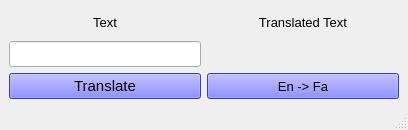
<?xml version="1.0" encoding="UTF-8"?>
<ui version="4.0">
 <class>MainWindow</class>
 <widget class="QMainWindow" name="MainWindow">
  <property name="geometry">
   <rect>
    <x>0</x>
    <y>0</y>
    <width>408</width>
    <height>130</height>
   </rect>
  </property>
  <property name="windowTitle">
   <string>Translator</string>
  </property>
  <property name="windowIcon">
   <iconset>
    <normaloff>translator.jpg</normaloff>translator.jpg</iconset>
  </property>
  <widget class="QWidget" name="centralwidget">
   <layout class="QGridLayout" name="gridLayout_2">
    <item row="0" column="0">
     <layout class="QGridLayout" name="gridLayout">
      <property name="spacing">
       <number>6</number>
      </property>
      <item row="1" column="0">
       <widget class="QLineEdit" name="srcText">
        <property name="sizePolicy">
         <sizepolicy hsizetype="Preferred" vsizetype="Preferred">
          <horstretch>0</horstretch>
          <verstretch>0</verstretch>
         </sizepolicy>
        </property>
        <property name="font">
         <font>
          <pointsize>10</pointsize>
         </font>
        </property>
       </widget>
      </item>
      <item row="0" column="1">
       <widget class="QLabel" name="label_2">
        <property name="font">
         <font>
          <family>Arial</family>
          <pointsize>10</pointsize>
         </font>
        </property>
        <property name="text">
         <string>Translated Text</string>
        </property>
        <property name="alignment">
         <set>Qt::AlignCenter</set>
        </property>
       </widget>
      </item>
      <item row="0" column="0">
       <widget class="QLabel" name="label">
        <property name="font">
         <font>
          <family>Arial</family>
          <pointsize>10</pointsize>
         </font>
        </property>
        <property name="text">
         <string>Text</string>
        </property>
        <property name="alignment">
         <set>Qt::AlignCenter</set>
        </property>
       </widget>
      </item>
      <item row="2" column="1">
       <widget class="QPushButton" name="lang_btn">
        <property name="sizePolicy">
         <sizepolicy hsizetype="Preferred" vsizetype="Preferred">
          <horstretch>0</horstretch>
          <verstretch>0</verstretch>
         </sizepolicy>
        </property>
        <property name="font">
         <font>
          <pointsize>10</pointsize>
          <italic>false</italic>
          <bold>false</bold>
         </font>
        </property>
        <property name="styleSheet">
         <string notr="true">background-color: rgb(85, 85, 255);
</string>
        </property>
        <property name="text">
         <string>En -&gt; Fa</string>
        </property>
       </widget>
      </item>
      <item row="1" column="1">
       <widget class="QLabel" name="destText">
        <property name="text">
         <string/>
        </property>
        <property name="alignment">
         <set>Qt::AlignCenter</set>
        </property>
       </widget>
      </item>
      <item row="2" column="0">
       <widget class="QPushButton" name="translate_btn">
        <property name="sizePolicy">
         <sizepolicy hsizetype="Minimum" vsizetype="Minimum">
          <horstretch>0</horstretch>
          <verstretch>0</verstretch>
         </sizepolicy>
        </property>
        <property name="font">
         <font>
          <family>Arial</family>
          <pointsize>11</pointsize>
         </font>
        </property>
        <property name="styleSheet">
         <string notr="true">QPushButton{
	background-color: rgb(85, 85, 255);
}</string>
        </property>
        <property name="text">
         <string>Translate</string>
        </property>
       </widget>
      </item>
     </layout>
    </item>
   </layout>
  </widget>
  <widget class="QStatusBar" name="statusbar"/>
 </widget>
 <resources/>
 <connections/>
</ui>
